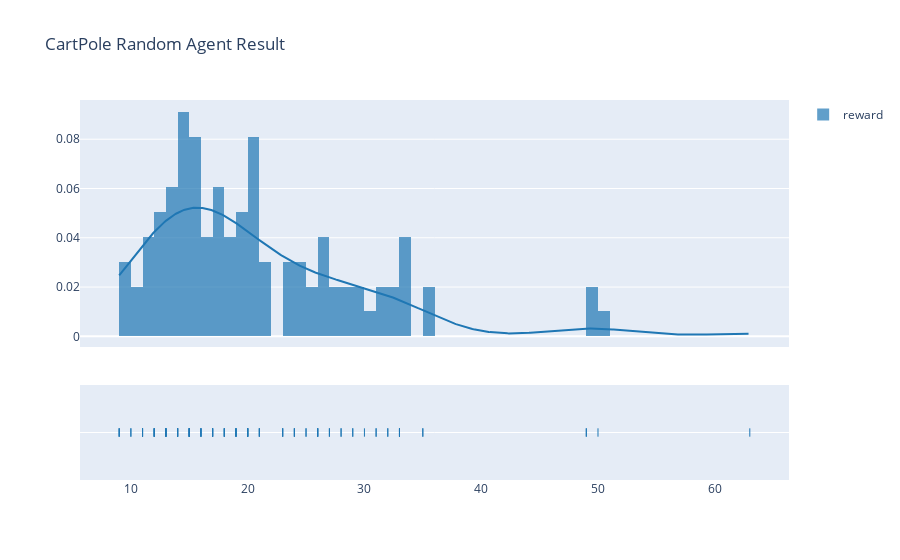

The notebook cell saved with this chart:
### Markdown cell above
Plot results

### Code cell
import plotly.figure_factory as ff

fig = ff.create_distplot([result['rews']], ['reward'])
fig.update_layout(title_text='CartPole Random Agent Result')
fig.show()

### Figure 1 — Plotly figure (JSON) as saved in the notebook; plotly's stock layout.template omitted (floating-point values rounded to 4 significant figures; data arrays with more than 128 entries replaced by an {"elided": "..."} marker saying what was removed)
{"data": [{"autobinx": false, "histnorm": "probability density", "legendgroup": "reward", "marker": {"color": "rgb(31, 119, 180)"}, "name": "reward", "opacity": 0.7, "type": "histogram", "x": [33, 23, 9, 49, 14, 10, 18, 26, 19, 23, 23, 24, 12, 21, 18, 13, 14, 14, 18, 20, 13, 19, 12, 10, 28, 21, 27, 11, 9, 20, 17, 17, 25, 19, 17, 50, 32, 24, 33, 13, 35, 21, 13, 20, 15, 26, 15, 13, 49, 31, 18, 30, 14, 33, 35, 27, 11, 24, 14, 29, 26, 11, 17, 16, 15, 15, 13, 32, 17, 16, 20, 11, 12, 26, 14, 15, 25, 15, 28, 15, 63, 12, 20, 14, 14, 12, 31, 19, 20, 9, 29, 20, 33, 20, 19, 16, 15, 14, 17, 16], "xaxis": "x", "xbins": {"end": 63, "size": 1, "start": 9}, "yaxis": "y"}, {"legendgroup": "reward", "marker": {"color": "rgb(31, 119, 180)"}, "mode": "lines", "name": "reward", "showlegend": false, "type": "scatter", "x": {"elided": "500 float values"}, "xaxis": "x", "y": {"elided": "500 float values"}, "yaxis": "y"}, {"legendgroup": "reward", "marker": {"color": "rgb(31, 119, 180)", "symbol": "line-ns-open"}, "mode": "markers", "name": "reward", "showlegend": false, "type": "scatter", "x": [33, 23, 9, 49, 14, 10, 18, 26, 19, 23, 23, 24, 12, 21, 18, 13, 14, 14, 18, 20, 13, 19, 12, 10, 28, 21, 27, 11, 9, 20, 17, 17, 25, 19, 17, 50, 32, 24, 33, 13, 35, 21, 13, 20, 15, 26, 15, 13, 49, 31, 18, 30, 14, 33, 35, 27, 11, 24, 14, 29, 26, 11, 17, 16, 15, 15, 13, 32, 17, 16, 20, 11, 12, 26, 14, 15, 25, 15, 28, 15, 63, 12, 20, 14, 14, 12, 31, 19, 20, 9, 29, 20, 33, 20, 19, 16, 15, 14, 17, 16], "xaxis": "x", "y": ["reward", "reward", "reward", "reward", "reward", "reward", "reward", "reward", "reward", "reward", "reward", "reward", "reward", "reward", "reward", "reward", "reward", "reward", "reward", "reward", "reward", "reward", "reward", "reward", "reward", "reward", "reward", "reward", "reward", "reward", "reward", "reward", "reward", "reward", "reward", "reward", "reward", "reward", "reward", "reward", "reward", "reward", "reward", "reward", "reward", "reward", "reward", "reward", "reward", "reward", "reward", "reward", "reward", "reward", "reward", "reward", "reward", "reward", "reward", "reward", "reward", "reward", "reward", "reward", "reward", "reward", "reward", "reward", "reward", "reward", "reward", "reward", "reward", "reward", "reward", "reward", "reward", "reward", "reward", "reward", "reward", "reward", "reward", "reward", "reward", "reward", "reward", "reward", "reward", "reward", "reward", "reward", "reward", "reward", "reward", "reward", "reward", "reward", "reward", "reward"], "yaxis": "y2"}], "layout": {"barmode": "overlay", "hovermode": "closest", "legend": {"traceorder": "reversed"}, "title": {"text": "CartPole Random Agent Result"}, "xaxis": {"anchor": "y2", "domain": [0, 1], "zeroline": false}, "yaxis": {"anchor": "free", "domain": [0.35, 1], "position": 0}, "yaxis2": {"anchor": "x", "domain": [0, 0.25], "dtick": 1, "showticklabels": false}}}
